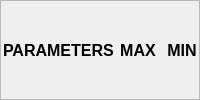
                         <widget class="QFrame" name="frame_60">
                          <property name="styleSheet">
                           <string notr="true">QFrame #frame_3{
background-color:rgba(0,0,0,0);
color: rgbs(0,0,0,255);border:2px solid rgba(105,118.132.235);
}</string>
                          </property>
                          <property name="frameShape">
                           <enum>QFrame::StyledPanel</enum>
                          </property>
                          <property name="frameShadow">
                           <enum>QFrame::Raised</enum>
                          </property>
                          <layout class="QHBoxLayout" name="horizontalLayout_63">
                           <property name="leftMargin">
                            <number>2</number>
                           </property>
                           <property name="topMargin">
                            <number>2</number>
                           </property>
                           <property name="rightMargin">
                            <number>2</number>
                           </property>
                           <property name="bottomMargin">
                            <number>2</number>
                           </property>
                           <item>
                            <widget class="QLabel" name="label_119">
                             <property name="font">
                              <font>
                               <pointsize>12</pointsize>
                               <weight>75</weight>
                               <bold>true</bold>
                              </font>
                             </property>
                             <property name="text">
                              <string>PARAMETERS</string>
                             </property>
                            </widget>
                           </item>
                           <item alignment="Qt::AlignRight">
                            <widget class="QLabel" name="label_126">
                             <property name="font">
                              <font>
                               <pointsize>12</pointsize>
                               <weight>75</weight>
                               <bold>true</bold>
                               <underline>false</underline>
                              </font>
                             </property>
                             <property name="text">
                              <string>MAX</string>
                             </property>
                             <property name="alignment">
                              <set>Qt::AlignCenter</set>
                             </property>
                            </widget>
                           </item>
                           <item alignment="Qt::AlignRight">
                            <widget class="QLabel" name="label_127">
                             <property name="font">
                              <font>
                               <pointsize>12</pointsize>
                               <weight>75</weight>
                               <bold>true</bold>
                               <underline>false</underline>
                              </font>
                             </property>
                             <property name="text">
                              <string>MIN</string>
                             </property>
                             <property name="alignment">
                              <set>Qt::AlignCenter</set>
                             </property>
                            </widget>
                           </item>
                          </layout>
                         </widget>
